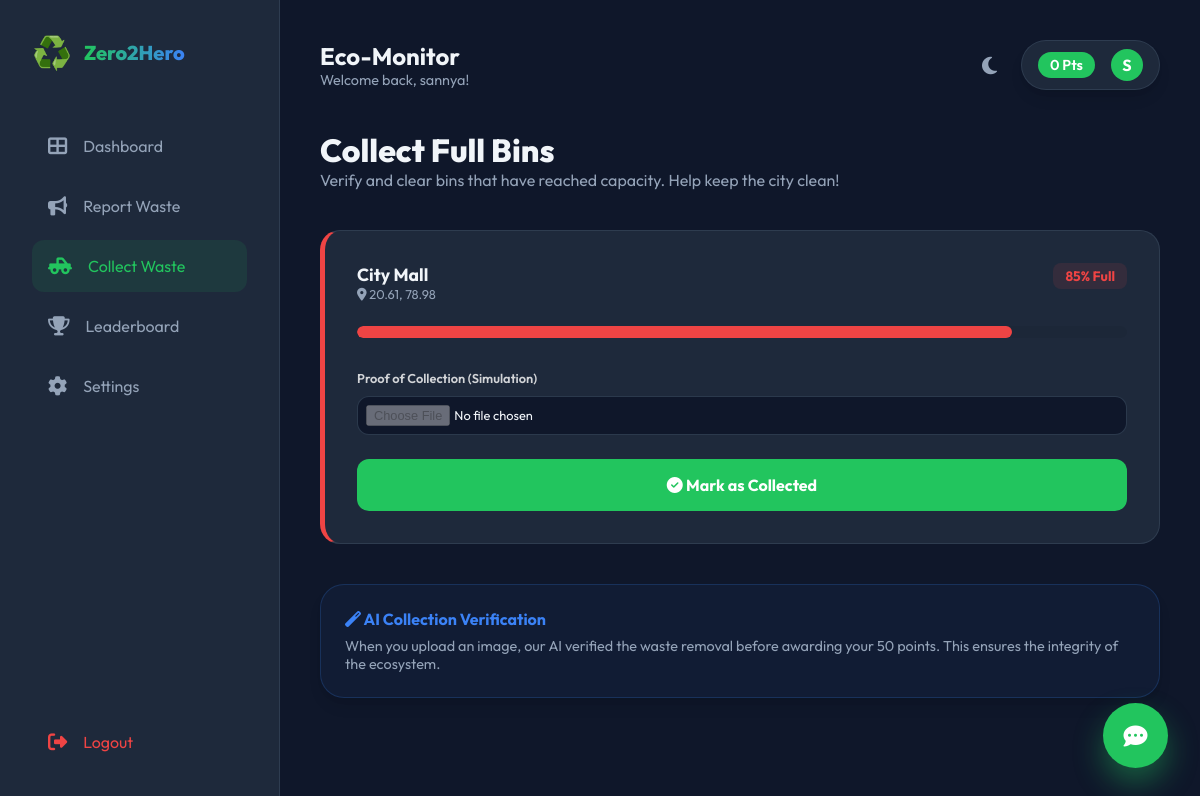
/collect (signed in), run on the app's committed database.
### tables this page shows
CREATE TABLE users (
            id INTEGER PRIMARY KEY AUTOINCREMENT,
            username TEXT UNIQUE,
            password TEXT,
            points INTEGER DEFAULT 0
        );

CREATE TABLE bins (
            id INTEGER PRIMARY KEY AUTOINCREMENT,
            name TEXT,
            lat REAL,
            lng REAL,
            fill INTEGER
        );

### app.py (the view, shortened to what this page needs)
@app.route('/collect', methods=['GET', 'POST'])
@login_required
def collect():
    conn = get_db_connection()
    full_bins = conn.execute("SELECT * FROM bins WHERE fill > 80").fetchall()
    conn.close()
    return render_template("collect.html", bins=full_bins)

### app.py (called while the page is built)
@app.context_processor
def inject_user():
    return dict(current_user=current_user)

def get_db_connection():
    conn = sqlite3.connect('database.db')
    conn.row_factory = sqlite3.Row
    return conn

@login_manager.user_loader
def load_user(user_id):
    print(f"DEBUG: Loading user with ID {user_id}")
    conn = get_db_connection()
    u = conn.execute("SELECT id, username, points FROM users WHERE id = ?", (int(user_id),)).fetchone()
    conn.close()
    if u:
        return User(str(u['id']), u['username'], u['points'])
    return None

### templates/collect.html (shortened to what this page needs)
{% extends "base.html" %}
{% block content %}
<div style="max-width: 1000px; margin: 0 auto;">
    <div style="margin-bottom: 2.5rem;">
        <h1 style="font-size: 2rem; font-weight: 800;">Collect Full Bins</h1>
        <p style="color: var(--text-dim);">Verify and clear bins that have reached capacity. Help keep the city clean!</p>
    </div>
    {% if not bins %}
    <div class="visual-box" style="text-align: center; padding: 5rem;">
        <span style="font-size: 4rem;">🎉</span>
        <h2 style="margin-top: 1.5rem; font-weight: 700;">All Bins Clear!</h2>
        <p style="color: var(--text-dim); margin-top: 0.5rem;">There are currently no bins requiring urgent collection.</p>
        <a href="{{ url_for('dashboard') }}" class="btn" style="width: auto; margin-top: 2rem; display: inline-block; padding: 1rem 2rem; text-decoration: none;">View Map</a>
    </div>
    {% else %}
    <div class="stats-grid" style="grid-template-columns: repeat(auto-fit, minmax(300px, 1fr));">
        {% for bin in bins %}
        <div class="stat-card" style="border-left: 5px solid #ef4444;">
            <div style="display: flex; justify-content: space-between; align-items: flex-start; margin-bottom: 1.5rem;">
                <div>
                    <h3 style="font-size: 1.1rem; color: var(--text); font-weight: 700;">{{ bin.name }}</h3>
                    <p style="font-size: 0.8rem; color: var(--text-dim);"><i class="fas fa-map-marker-alt"></i> {{ bin.lat }}, {{ bin.lng }}</p>
                </div>
                <div style="background: rgba(239, 68, 68, 0.1); color: #ef4444; padding: 0.25rem 0.75rem; border-radius: 8px; font-weight: 700; font-size: 0.85rem;">
                    {{ bin.fill }}% Full
                </div>
            </div>
            <div class="progress-container" style="height: 12px; margin-bottom: 2rem;">
                <div class="progress-bar" style="width: {{ bin.fill }}%; background: #ef4444;"></div>
            </div>
            <form action="{{ url_for('collect') }}" method="POST">
                <div class="input-group" style="margin-bottom: 1.5rem;">
                    <label style="font-size: 0.8rem;">Proof of Collection (Simulation)</label>
                    <input type="file" disabled style="padding: 0.5rem; font-size: 0.8rem;">
                </div>
                <button type="submit" class="btn"><i class="fas fa-check-circle"></i> Mark as Collected</button>
            </form>
        </div>
        {% endfor %}
    </div>
    {% endif %}
    <div class="visual-box" style="margin-top: 2.5rem; background: rgba(59, 130, 246, 0.05); border-color: rgba(59, 130, 246, 0.2);">
        <h4 style="color: var(--secondary); font-weight: 700; margin-bottom: 0.5rem;"><i class="fas fa-magic"></i> AI Collection Verification</h4>
        <p style="font-size: 0.9rem; color: var(--text-dim);">When you upload an image, our AI verified the waste removal before awarding your 50 points. This ensures the integrity of the ecosystem.</p>
    </div>
</div>
{% endblock %}

### templates/base.html (shortened to what this page needs)
<!DOCTYPE html>
<html lang="en">
<head>
    <link rel="stylesheet" href="https://cdnjs.cloudflare.com/ajax/libs/font-awesome/6.4.0/css/all.min.css">
    <link rel="stylesheet" href="https://unpkg.com/leaflet@1.9.4/dist/leaflet.css" />
    <link rel="stylesheet" href="{{ url_for('static', filename='css/style.css') }}">
</head>
<body class="dark">
    <div class="app-container">
        {% if current_user.is_authenticated %}
        <aside class="sidebar">
            <div class="logo-container">
                <span class="logo-icon">♻️</span>
                <span class="logo-text">Zero2Hero</span>
            </div>
            <nav class="nav-links">
                <a href="{{ url_for('dashboard') }}" class="nav-item {% if request.path == url_for('dashboard') %}active{% endif %}">
                    <i class="fas fa-th-large"></i>
                    <span>Dashboard</span>
                </a>
                <a href="{{ url_for('report') }}" class="nav-item {% if request.path == url_for('report') %}active{% endif %}">
                    <i class="fas fa-bullhorn"></i>
                    <span>Report Waste</span>
                </a>
                <a href="{{ url_for('collect') }}" class="nav-item {% if request.path == url_for('collect') %}active{% endif %}">
                    <i class="fas fa-truck-pickup"></i>
                    <span>Collect Waste</span>
                </a>
                <a href="{{ url_for('leaderboard') }}" class="nav-item {% if request.path == url_for('leaderboard') %}active{% endif %}">
                    <i class="fas fa-trophy"></i>
                    <span>Leaderboard</span>
                </a>
                <a href="{{ url_for('settings') }}" class="nav-item {% if request.path == url_for('settings') %}active{% endif %}">
                    <i class="fas fa-cog"></i>
                    <span>Settings</span>
                </a>
            </nav>
            <div style="margin-top: auto;">
                <a href="{{ url_for('logout') }}" class="nav-item" style="color: #ef4444;">
                    <i class="fas fa-sign-out-alt"></i>
                    <span>Logout</span>
                </a>
            </div>
        </aside>
        <main class="main-content">
            <header class="header">
                <div>
                    <h1 style="font-size: 1.5rem; font-weight: 700;">Eco-Monitor</h1>
                    <p style="color: var(--text-dim); font-size: 0.9rem;">Welcome back, {{ current_user.username }}!</p>
                </div>
                <div style="display: flex; gap: 1.5rem; align-items: center;">
                    <div class="dark-mode-toggle" id="themeToggle">
                        <i class="fas fa-moon"></i>
                    </div>
                    <div class="user-profile">
                        <span class="points-badge">{{ current_user.points }} Pts</span>
                        <div style="width: 32px; height: 32px; background: var(--primary); border-radius: 50%; display: flex; align-items: center; justify-content: center; font-weight: 700; color: white;">
                            {{ current_user.username[0].upper() }}
                        </div>
                    </div>
                </div>
            </header>
            {% block content %}{% endblock %}
        </main>
        <div class="chatbot-trigger" id="chatTrigger">
            <i class="fas fa-comment-dots"></i>
        </div>
        {% else %}
            {% block auth_content %}{% endblock %}
        {% endif %}
    </div>
</body>
</html>

### static/css/style.css (style rules this page uses)
:root { --primary: #22c55e; --primary-dark: #15a34a; --secondary: #3b82f6; --bg-light: #f8fafc; --bg-dark: #0f172a; --card-light: #ffffff; --card-dark: #1e293b; --text-light: #1e293b; --text-dark: #f1f5f9; --text-dim: #94a3b8; --glass: rgba(255, 255, 255, 0.7); --glass-dark: rgba(15, 23, 42, 0.7); --border: rgba(226, 232, 240, 0.8); --border-dark: rgba(51, 65, 85, 0.8); --shadow: 0 10px 15px -3px rgba(0, 0, 0, 0.1), 0 4px 6px -2px rgba(0, 0, 0, 0.05); --transition: cubic-bezier(0.4, 0, 0.2, 1) 0.3s; }
body.dark { --bg: var(--bg-dark); --card: var(--card-dark); --text: var(--text-dark); --border-color: var(--border-dark); --glass-bg: var(--glass-dark); }
* { margin: 0; padding: 0; box-sizing: border-box; font-family: 'Outfit', 'Inter', sans-serif; }
body { background-color: var(--bg); color: var(--text); transition: background-color 0.5s ease, color 0.5s ease; min-height: 100vh; overflow-x: hidden; }
.app-container { display: flex; min-height: 100vh; }
.sidebar { width: 280px; background: var(--card); border-right: 1px solid var(--border-color); padding: 2rem; display: flex; flex-direction: column; position: fixed; height: 100vh; z-index: 100; transition: var(--transition); }
.logo-container { display: flex; align-items: center; gap: 0.75rem; margin-bottom: 3rem; }
.logo-icon { font-size: 2rem; }
.logo-text { font-weight: 800; font-size: 1.25rem; background: linear-gradient(to right, var(--primary), var(--secondary)); -webkit-background-clip: text; background-clip: text; -webkit-text-fill-color: transparent; }
.nav-links { display: flex; flex-direction: column; gap: 0.5rem; }
.nav-item { display: flex; align-items: center; gap: 1rem; padding: 1rem; text-decoration: none; color: var(--text-dim); border-radius: 12px; transition: var(--transition); }
.nav-item:hover, .nav-item.active { background: rgba(34, 197, 94, 0.1); color: var(--primary); }
.nav-item i { font-size: 1.2rem; }
.main-content { flex: 1; margin-left: 280px; padding: 2.5rem; }
.header { display: flex; justify-content: space-between; align-items: center; margin-bottom: 2.5rem; }
.user-profile { display: flex; align-items: center; gap: 1rem; background: var(--card); padding: 0.5rem 1rem; border-radius: 50px; border: 1px solid var(--border-color); box-shadow: var(--shadow); }
.points-badge { background: var(--primary); color: white; padding: 0.25rem 0.75rem; border-radius: 20px; font-weight: 600; font-size: 0.9rem; }
.stats-grid { display: grid; grid-template-columns: repeat(auto-fit, minmax(240px, 1fr)); gap: 1.5rem; margin-bottom: 2.5rem; }
.stat-card { background: var(--card); padding: 2rem; border-radius: 20px; border: 1px solid var(--border-color); transition: var(--transition); animation: scaleIn 0.5s ease-out; }
.stat-card h3 { color: var(--text-dim); font-size: 0.9rem; font-weight: 500; }
.progress-container { width: 100%; height: 8px; background: rgba(0,0,0,0.05); border-radius: 10px; margin-top: 1rem; overflow: hidden; }
.progress-bar { height: 100%; background: var(--primary); border-radius: 10px; transition: width 1s ease-in-out; }
.visual-box { background: var(--card); padding: 1.5rem; border-radius: 24px; border: 1px solid var(--border-color); box-shadow: var(--shadow); }
.input-group { margin-bottom: 1.5rem; }
.input-group label { display: block; margin-bottom: 0.5rem; font-weight: 600; font-size: 0.9rem; }
.input-group input, .input-group select, .input-group textarea { width: 100%; padding: 1rem; border-radius: 12px; border: 1.5px solid var(--border-color); background: var(--bg); color: var(--text); outline: none; transition: var(--transition); }
.btn { width: 100%; padding: 1rem; border-radius: 12px; border: none; background: var(--primary); color: white; font-weight: 700; font-size: 1rem; cursor: pointer; transition: var(--transition); }
.chatbot-trigger { position: fixed; bottom: 2rem; right: 2rem; width: 65px; height: 65px; background: var(--primary); border-radius: 50%; display: flex; align-items: center; justify-content: center; color: white; font-size: 1.5rem; cursor: pointer; box-shadow: 0 15px 30px rgba(34, 197, 94, 0.4); z-index: 1000; transition: var(--transition); }
.dark-mode-toggle { cursor: pointer; font-size: 1.25rem; color: var(--text-dim); transition: var(--transition); }
.input-group label { color: rgba(255, 255, 255, 0.8); font-size: 0.9rem; margin-bottom: 0.6rem; display: block; }

### data on the page
users: username "sannya", username "S"
bins: name "City Mall", lat "20.61", lng "78.98", fill "85"

### other printed values
{{ current_user.points }} "0"
